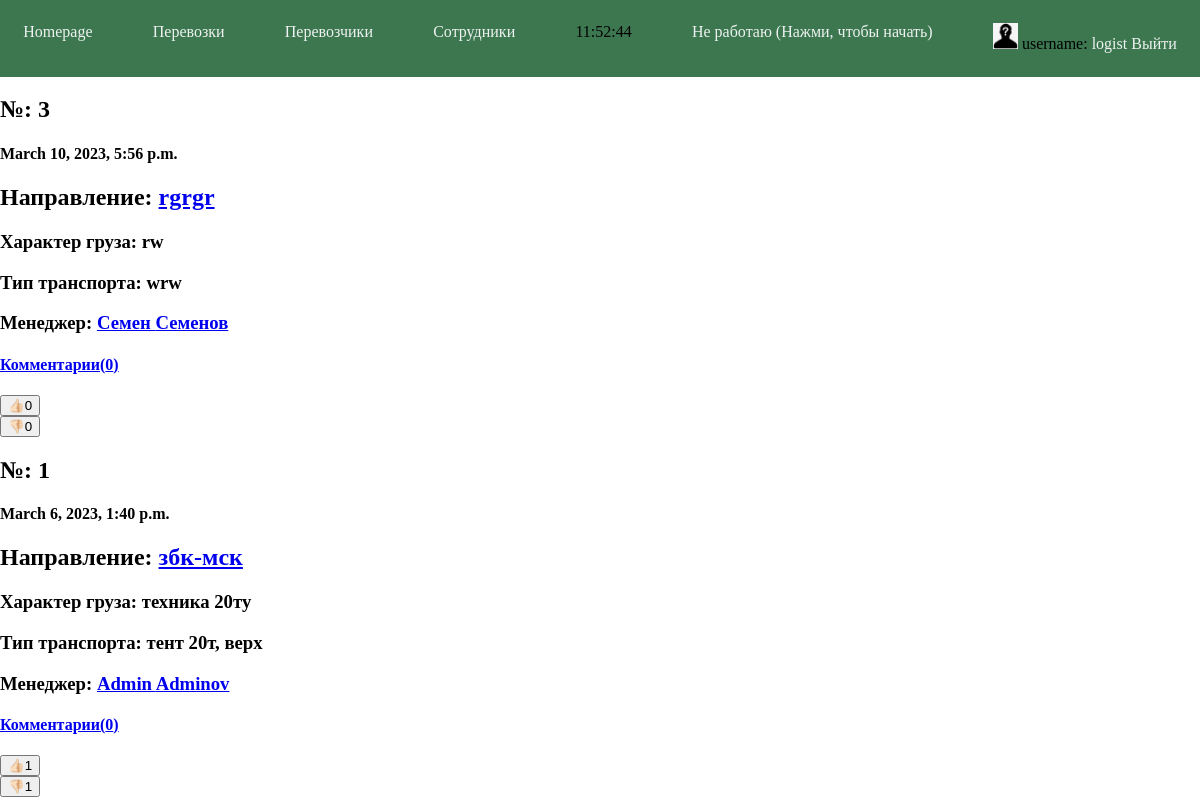
Screenshot of / (signed in) with the database file from the repository.
### profiles/models.py (models this page shows, shortened)
class UserInformation(models.Model):
    profile = models.OneToOneField(User, primary_key=True, on_delete=models.CASCADE)
    name = models.CharField(max_length=20)
    surname = models.CharField(max_length=20)
    bio = models.TextField(max_length=250, blank=True)
    post = models.CharField(max_length=30, choices=POST_CHOICES, default='Стажер')
    status = models.BooleanField(default=False)
    profile_image = models.ImageField(
        upload_to='profile_images/',
        default='profile_images/default_profile.jpg',
        null=True,
        blank=True)

### tasks/models.py (models this page shows, shortened)
class Tasks(models.Model):
    class Meta:
        ordering = ['-date']
    author = models.ForeignKey(User, null=True, on_delete=models.SET_NULL)
    logist = models.ForeignKey(UserInformation, null=True, limit_choices_to={'post' : 'Логист'}, on_delete=models.SET_NULL, related_name='logistic_tasks')
    route = models.CharField(max_length=25)
    cargo = models.TextField()
    price_client = models.IntegerField(default=0)
    status = models.CharField(max_length=30, choices=STATUS_TASKS, default='Новая')
    transport_requirement = models.CharField(max_length=25)
    date = models.DateTimeField(auto_now_add=True)
    commentary = models.ManyToManyField(Comments)
    likes = models.ManyToManyField(Likes)
    dnot_likes = models.ManyToManyField(Dnot_likes)
    image_like = models.ImageField(
        upload_to='image_likes/',
        default='image_likes/like.png',
        null=True,
        blank=True)
    image_dlike = models.ImageField(
        upload_to='image_likes/',
        default='image_likes/dlike.png',
        null=True,
        blank=True)
    def count_comments(self):
        return self.commentary.count()
    def get_likes(self):
        return self.likes.count()
    def get_dont_likes(self):
        return self.dnot_likes.count()

### tasks/views.py (the view)
# urls.py: path('', index, name='index'),
def index(request):
    current_date = datetime.now().strftime('%H:%M:%S')
    all_list = Tasks.objects.all()
    return render(request, 'index.html', {"all_list" : all_list, 'current_date' : current_date})

### templates/index.html (shortened to what this page needs)
{% extends "base.html" %}
{% block content %}
{% if user.is_authenticated %}
{% for task in all_list %}
        <h2>№: {{ task.id }}</h2>
        <h4>{{ task.date }}</h4>
        <h2>Направление: <a href="/all_tasks/{{ task.id }}">{{ task.route }}</a></h2>
        <h3>Характер груза: {{ task.cargo }}</h3>
        <h3>Тип транспорта: {{ task.transport_requirement }}</h3>
        <h3>Менеджер: <a href="/profile/{{ task.author.id }}">{{ task.author.userinformation.name }} {{ task.author.userinformation.surname }}</a></h3>
        <h4>
            <a href="/commentary/{{ task.id }}">Комментарии({{ task.count_comments }})</a>
        </h4>
        <form action="/task/like/{{ task.id }}/" method="post">
            <input type="submit" value="👍🏻{{ task.get_likes }}">
        </form>
        <form action="/task/dlike/{{ task.id }}/" method="post">
            <input type="submit" value="👎🏻{{ task.get_dont_likes }}">
        </form>
{% endfor %}
{% else %}
    <h1>
    <mark><span>У вас ограниченный доступ</span></mark>
    </h1>
{% endif %}
{% endblock %}

### templates/navbar.html (shortened to what this page needs)
<nav>
    <a href="/">Homepage</a>
    {% if user.is_authenticated %}
        <a href="/all_tasks/">Перевозки</a>
        <a href="/allcar/">Перевозчики</a>
        <a href="/list_users/">Сотрудники</a>
        {{ current_date }}
        {% if user.userinformation.status %}
            <a href="/working/{{ user.id }}/">Работаю (Нажми, чтобы закончить)</a>
        {% else %}
            <a href="/working/{{ user.id }}/">Не работаю (Нажми, чтобы начать)</a>
        {% endif %}
    {% endif %}
    <div class="nav-menu">
        {% if user.is_authenticated %}
            <img src="{{ user.userinformation.profile_image.url }}" alt="{{ user }} avatar" width="25">
            <span>username: <a href="/profile/{{ user.id }}">{{ user }}</a></span>
            <a href="/logout">Выйти</a>
        {% else %}
            <a href="/login">Войти</a>
        {% endif %}
    </div>
</nav>

### staticbase/css/style.css (style rules this page uses)
body { margin: 0; }
nav a { color: rgb(238, 242, 240); text-decoration: none; }
nav { padding: 1.45em; background-color: hsl(141, 33%, 35%); display: flex; justify-content: space-between; }

### rows the page displays
Tasks: id "3", date "March 10, 2023, 5:56 p.m.", route "rgrgr", cargo "rw", transport_requirement "wrw", author.userinformation.name "Семен", author.userinformation.surname "Семенов", count_comments "0", get_likes "👍🏻0", get_dont_likes "👎🏻0"
Tasks: id "1", date "March 6, 2023, 1:40 p.m.", route "збк-мск", cargo "техника 20ту", transport_requirement "тент 20т, верх", author.userinformation.name "Admin", author.userinformation.surname "Adminov", count_comments "0", get_likes "👍🏻1", get_dont_likes "👎🏻1"

### other values shown
{{ user }} "logist"
